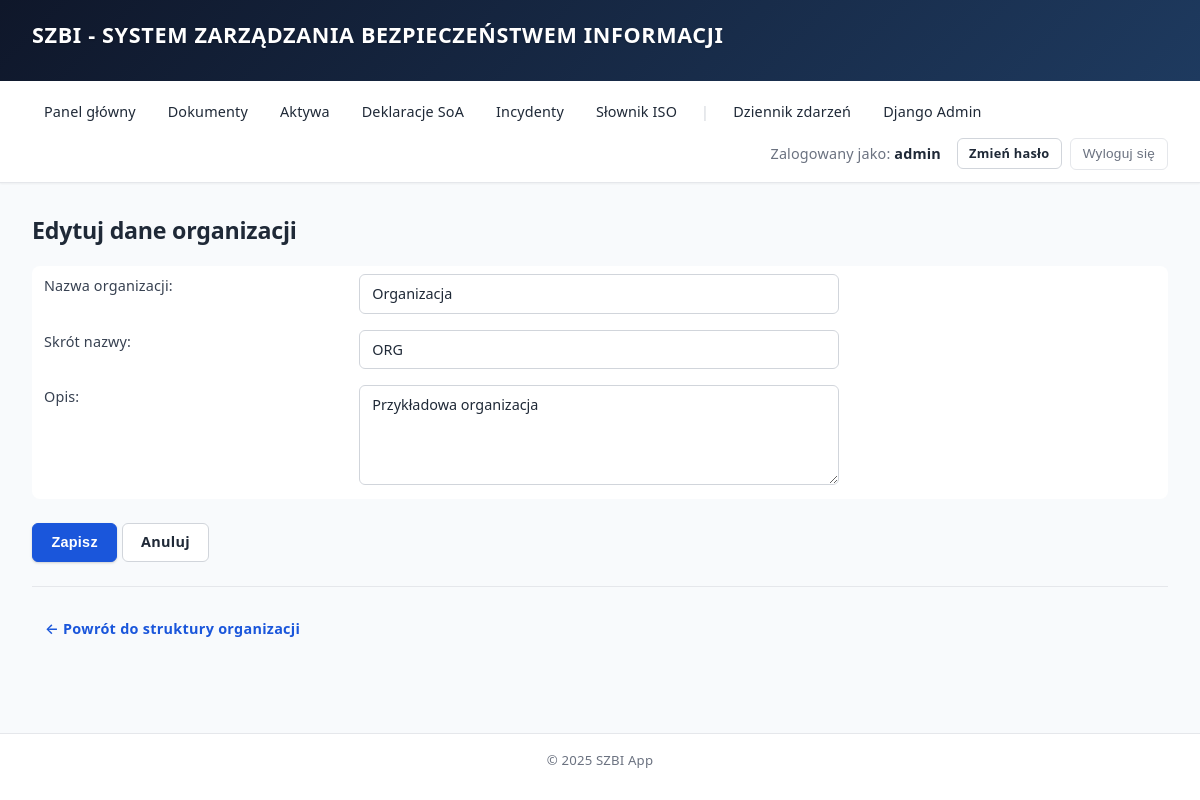
Page /organizacja/edytuj/ (signed in) on the committed database.
### core/models.py (models this page shows, shortened)
class Organization(models.Model):
    name = models.CharField(max_length=255, verbose_name="Nazwa organizacji")
    short_name = models.CharField(max_length=50, verbose_name="Skrót nazwy", blank=True)
    description = models.TextField(verbose_name="Opis", blank=True)
    address = models.TextField(verbose_name="Adres", blank=True)
    phone = models.CharField(max_length=50, verbose_name="Telefon", blank=True)
    email = models.EmailField(verbose_name="Email", blank=True)
    website = models.URLField(verbose_name="Strona WWW", blank=True)
    nip = models.CharField(max_length=20, verbose_name="NIP", blank=True)
    regon = models.CharField(max_length=20, verbose_name="REGON", blank=True)
    parent = models.ForeignKey(
        'self',
        on_delete=models.CASCADE,
        null=True,
        blank=True,
        related_name='children',
        verbose_name="Organizacja nadrzędna"
    )
    created_at = models.DateTimeField(auto_now_add=True, verbose_name="Data utworzenia")
    updated_at = models.DateTimeField(auto_now=True, verbose_name="Data modyfikacji")
    created_by = models.ForeignKey(
        User,
        on_delete=models.SET_NULL,
        null=True,
        related_name='created_organizations',
        verbose_name="Utworzył"
    )
    class Meta:
        verbose_name = "Organizacja"
        verbose_name_plural = "Organizacje"
        ordering = ['name']

### core/views.py (the view)
# urls.py: path('organizacja/edytuj/', views.organization_edit, name='organization_edit'),
@login_required
@user_passes_test(is_admin)
def organization_edit(request):
    organization = get_or_create_organization()
    if request.method == 'POST':
        form = OrganizationForm(request.POST, instance=organization)
        if form.is_valid():
            form.save()
            log_activity(request, 'update', 'organization', organization,
                        f'Zaktualizowano dane organizacji "{organization.name}"')
            messages.success(request, 'Dane organizacji zostały zaktualizowane.')
            return redirect('core:organization_structure')
    else:
        form = OrganizationForm(instance=organization)
    return render(request, 'core/organization_form.html', {
        'form': form,
        'organization': organization,
        'title': 'Edytuj dane organizacji'
    })

### core/forms.py
class OrganizationForm(forms.ModelForm):
    class Meta:
        model = Organization
        fields = ['name', 'short_name', 'description']
        widgets = {
            'description': forms.Textarea(attrs={'rows': 3}),
        }

### core/views.py (called while the page is built)
def is_admin(user):
    return user.is_staff or user.is_superuser

def get_or_create_organization():
    org, created = Organization.objects.get_or_create(
        pk=1,
        defaults={'name': 'Moja Organizacja', 'short_name': 'MO'}
    )
    return org

### templates/core/organization_form.html (shortened to what this page needs)
{% extends "base.html" %}
{% block content %}
<h2>{{ title }}</h2>
<form method="post">
    <table>
        {% for field in form %}
        <tr>
            <td><label for="{{ field.id_for_label }}">{{ field.label }}:</label></td>
            <td>
                {{ field }}
            </td>
        </tr>
        {% endfor %}
    </table>
    <p>
        <button type="submit">Zapisz</button>
        <a href="{% url 'core:organization_structure' %}" class="btn btn-outline">Anuluj</a>
    </p>
</form>
<hr>
<p><a href="{% url 'core:organization_structure' %}" class="btn btn-ghost">← Powrót do struktury organizacji</a></p>
{% endblock %}

### templates/base.html (shortened to what this page needs)
{% load static %}
<!DOCTYPE html>
<html lang="pl">
<head>
    <link rel="stylesheet" href="{% static 'css/style.css' %}">
</head>
<body>
    <header>
        <h1>SZBI - System Zarządzania Bezpieczeństwem Informacji</h1>
    </header>
    <nav>
        {% if user.is_authenticated %}
            <a href="{% url 'core:dashboard' %}">Panel główny</a>
            <a href="/documents/">Dokumenty</a>
            <a href="/aktywa/">Aktywa</a>
            <a href="/deklaracje/">Deklaracje SoA</a>
            <a href="/incydenty/">Incydenty</a>
            <a href="/slownik/">Słownik ISO</a>
            {% if user.is_staff %}
                <span class="nav-separator">|</span>
                <a href="{% url 'core:activity_log_list' %}">Dziennik zdarzeń</a>
                <a href="/admin/">Django Admin</a>
            {% endif %}
            <span>Zalogowany jako: <strong>{{ user.username }}</strong></span>
            <a href="{% url 'core:password_change' %}" class="btn btn-sm btn-outline" style="margin-left: 0.5rem;">Zmień hasło</a>
            <form method="post" action="{% url 'logout' %}">
                <button type="submit">Wyloguj się</button>
            </form>
        {% else %}
            <a href="{% url 'login' %}">Zaloguj się</a>
        {% endif %}
    </nav>
    <main>
        {% block content %}
        {% endblock %}
    </main>
    <footer>
        <p>&copy; 2025 SZBI App</p>
    </footer>
</body>
</html>

### rows in the picture
Organization: form "Organizacja" "ORG" "Przykładowa organizacja"

### other values in the picture
{{ user.username }} "admin"
{{ title }} "Edytuj dane organizacji"
{{ field.label }} "Nazwa organizacji" "Skrót nazwy" "Opis"
